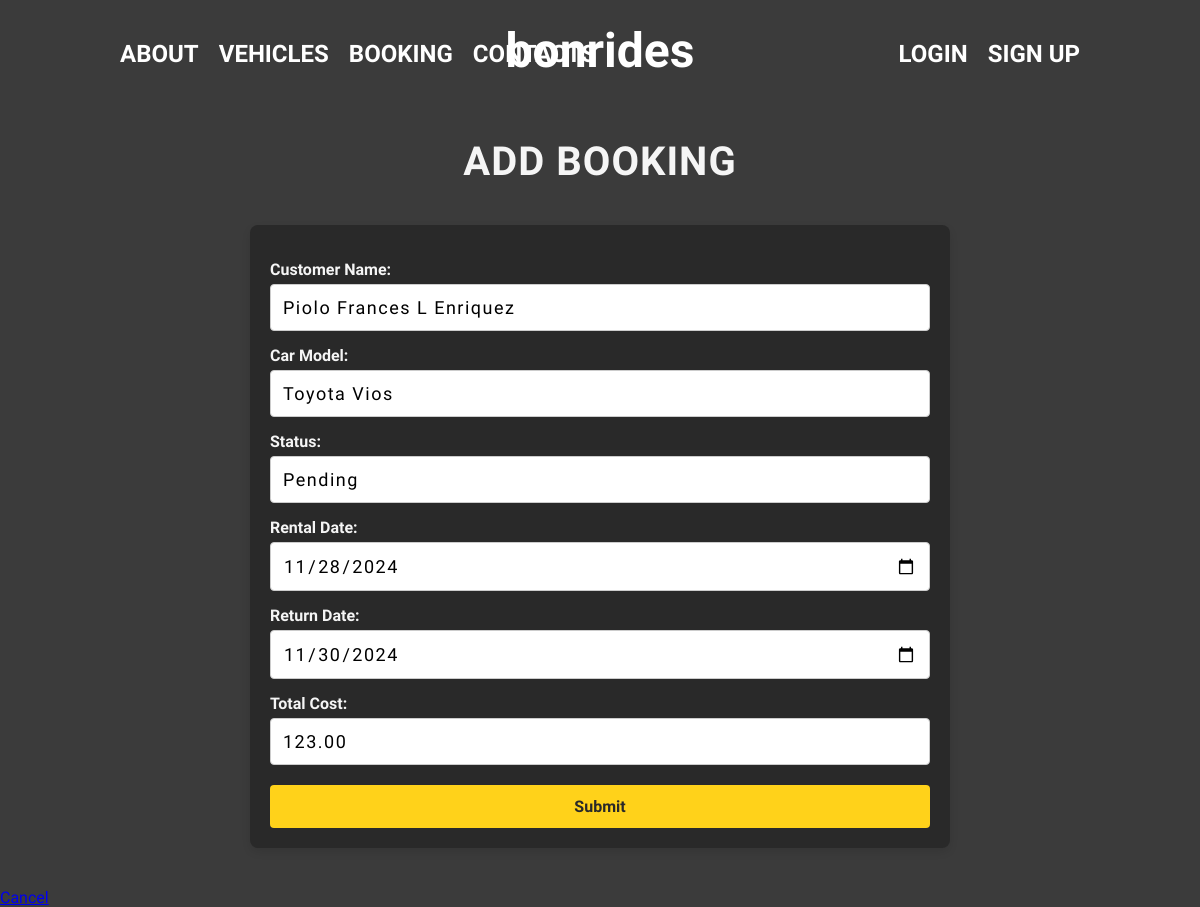
The page /booking/1/edit/ on the database its author committed.
### bonrides/models.py (models this page shows, shortened)
class CarBooking(models.Model):
    customer_name = models.CharField(max_length=200)
    car_model = models.CharField(max_length=100)
    status = models.CharField(max_length=100)
    rental_date = models.DateField()
    return_date = models.DateField()
    total_cost = models.DecimalField(max_digits=10, decimal_places=2)

### bonrides/views.py (the view)
# urls.py: path('booking/<int:pk>/edit/', car_booking_update, name='car_booking_update'),
def car_booking_update(request, pk):
    booking = get_object_or_404(CarBooking, pk=pk)
    if request.method == 'POST':
        form = CarBookingForm(request.POST, instance=booking)
        if form.is_valid():
            form.save()
            messages.success(request, 'Booking updated successfully!')
            return redirect('car_booking_detail', pk=booking.pk)  # Redirect to the updated booking detail
        else:
            messages.error(request, 'Please correct the errors below.')
    else:
        form = CarBookingForm(instance=booking)
    return render(request, 'car_booking_form.html', {'form': form})

### bonrides/forms.py (shortened to what this page needs)
class CarBookingForm(forms.ModelForm):
    class Meta:
        model = CarBooking
        fields = ['customer_name', 'car_model', 'status', 'rental_date', 'return_date', 'total_cost']
        widgets = {
            'rental_date': forms.DateInput(attrs={'type': 'date'}),
            'return_date': forms.DateInput(attrs={'type': 'date'}),
        }

### bonrides/templates/car_booking_form.html (shortened to what this page needs)
{% load static %}
<!DOCTYPE html>
<html lang="en">
<head>
    <link rel="stylesheet" href="{% static 'css/booking_form.css' %}">
</head>
<body>
            <div class="navbar">
                <div class="nav-left">
                    <ul>
                        <li><a href="{% url 'about' %}">ABOUT</a></li>
                        <li><a href="{% url 'vehicles' %}">VEHICLES</a></li>
                        <li><a href="{% url 'booking' %}">BOOKING</a></li>
                        <li><a href="{% url 'contacts' %}">CONTACTS</a></li>
                    </ul>
                </div>
                <div class="logo">
                    <a href="{% url 'homepage' %}" style="color: white; text-decoration: none;">bonrides</a>
                </div>
                <div class="nav-right">
                    <ul class="nav_right">
                        {% if user.is_authenticated %}
                            <li id="user-format" style="display: inline-block; font-weight: bold; margin-right: 10px;">
                                Hello,
                                <a href="{% url 'edit_profile' %}" style="text-decoration: none; color: yellow;">{{ user.first_name|default:user.email }}</a>!
                            </li>
                            <li style="display: inline-block;"><a href="{% url 'logout' %}">LOGOUT</a></li>
                        {% else %}
                            <li style="display: inline-block; margin-right: 10px;"><a href="{% url 'login' %}">LOGIN</a></li>
                            <li style="display: inline-block;"><a href="{% url 'register' %}">SIGN UP</a></li>
                        {% endif %}
                    </ul>
                </div>
            </div>
    <main>
        <h1>{% if booking.pk %}Edit Booking{% else %}Add Booking{% endif %}</h1>
        <form method="POST">
            <label for="id_customer_name">Customer Name:</label>
            {{ form.customer_name }}
            <label for="id_car_model">Car Model:</label>
            {{ form.car_model }}
            <label for="id_status">Status:</label>
            {{ form.status }}
            <label for="id_rental_date">Rental Date:</label>
            {{ form.rental_date }}
            <label for="id_return_date">Return Date:</label>
            {{ form.return_date }}
            <label for="id_total_cost">Total Cost:</label>
            {{ form.total_cost }}
            <button type="submit">Submit</button>
        </form>
        <a href="{% url 'car_booking_list' %}">Cancel</a>
    </main>
</body>
</html>

### static/css/booking_form.css (style rules this page uses)
* { margin: 0; padding: 0; box-sizing: border-box; font-family: 'Khand', sans-serif; }
h1 { font-size: 2.5rem; font-weight: bold; color: whitesmoke; margin-top: 60px; text-align: center; letter-spacing: 1px; text-transform: uppercase; }
body { font-family: 'Khand', sans-serif; background-color: #3b3b3b; }
.navbar { display: flex; justify-content: space-between; align-items: center; padding: 10px 20px; background-color: #3b3b3b; position: relative; }
.logo { position: absolute; left: 50%; transform: translateX(-50%); font-size: 48px; font-weight: bold; color: #ffffff; }
.nav-left { padding: 30px 0px 0px 90px; }
.nav-right { padding: 30px 90px 0px 0px; }
.nav-left ul, .nav-right ul { display: flex; list-style: none; margin: 0; padding: 0; font-size: 24px; }
.nav-left ul li, .nav-right ul li { margin: 0 10px; }
.nav-left ul li a, .nav-right ul li a { color: #ffffff; text-decoration: none; font-size: 24px; font-weight: bold; transition: color 0.3s ease; }
.logo { font-size: 48px; font-weight: bold; color: #ffffff; padding-top: 23px; }
form { display: flex; flex-direction: column; width: 100%; max-width: 700px; margin: 40px auto; padding: 20px; background-color: #292929; border-radius: 8px; box-shadow: 0 4px 8px rgba(0, 0, 0, 0.1); }
form label { margin-top: 15px; font-weight: bold; color: whitesmoke; font-size: 1rem; }
form input[type="text"], form input[type="date"], form input[type="number"] { padding: 12px; margin-top: 5px; border: 1px solid #ccc; border-radius: 4px; width: 100%; box-sizing: border-box; font-size: 18px; letter-spacing: 1.5px; font-weight: 500; }
form button[type="submit"] { margin-top: 20px; padding: 12px; background-color: #FFD21A; color: #292929; font-weight: bold; border: none; border-radius: 4px; cursor: pointer; font-size: 1rem; transition: background-color 0.3s; }

### rows shown on the page
CarBooking: customer_name "Piolo Frances L Enriquez", car_model "Toyota Vios", status "Pending", rental_date "11/28/2024", return_date "11/30/2024", total_cost "123.00"
